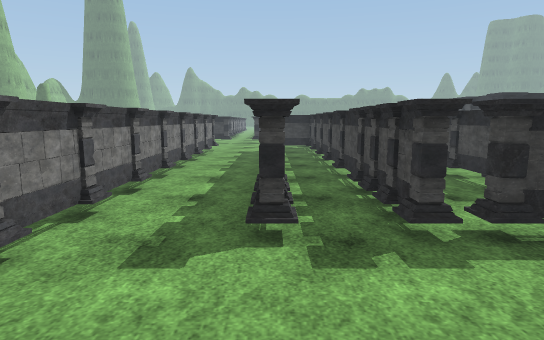
[1] (above)

20 first-person views from a walk through a 3-D level made in the Unity game engine. The camera is 1.5 m above the floor, tilts 8° down and sees 75° across. The floor is counted in squares, 1 m on a side. Each view is taken from the middle of a square. On the plan, view 1 faces up. The plan holds only what a view shows up to about 16 squares ahead; the rest is blank. The place goes on beyond the plan. The player character is not drawn. Some surface patterns are stand-ins.

[2]
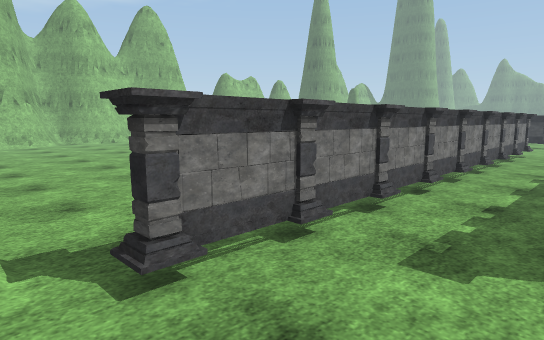

[3]
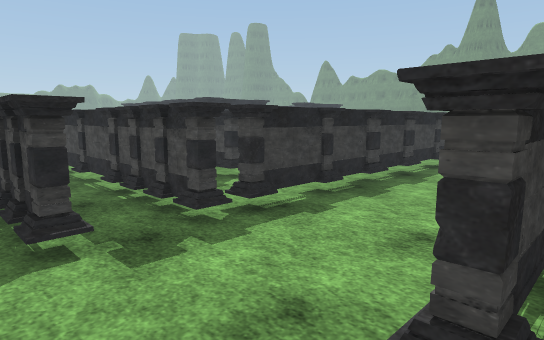

[4]
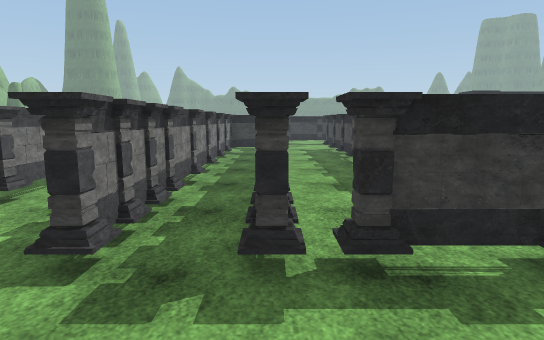

[5]
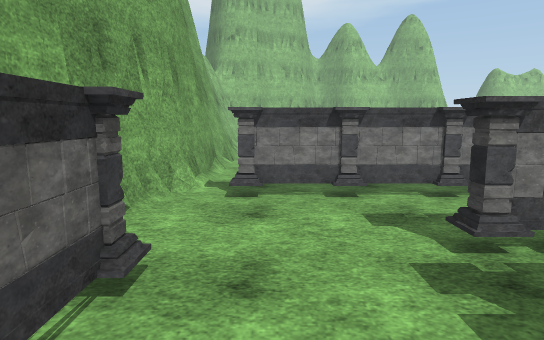

[6]
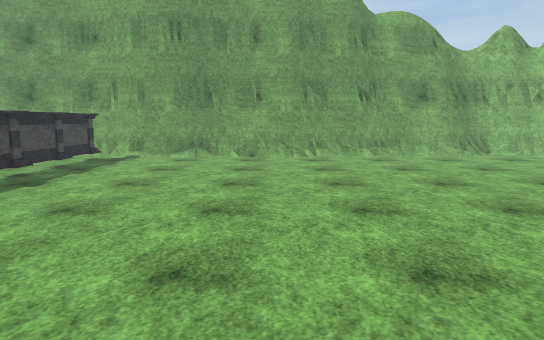

[7]
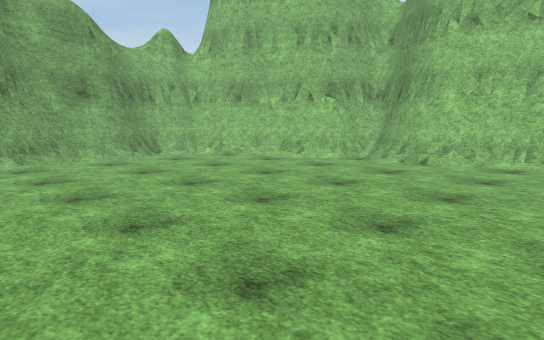

[8]
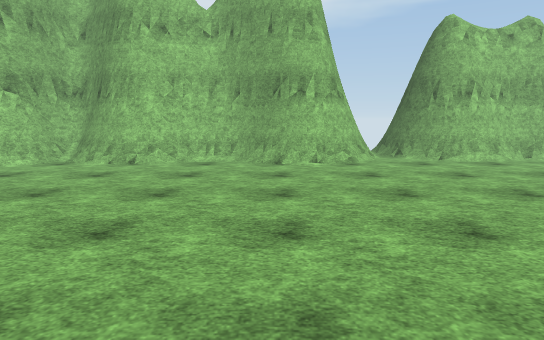

[9]
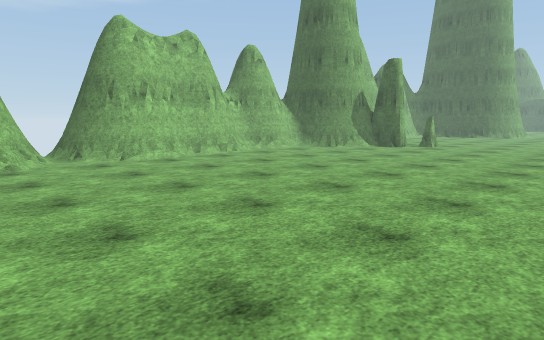

[10]
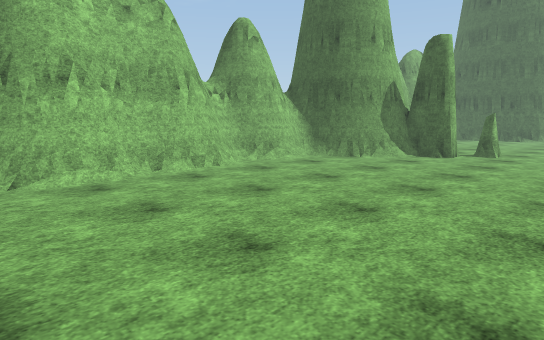

[11]
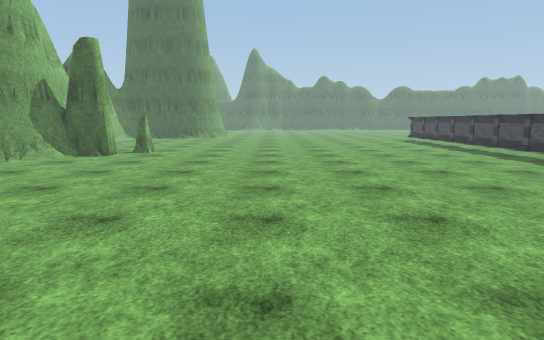

[12]
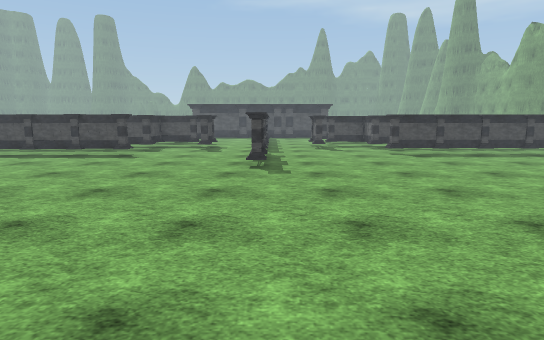

[13]
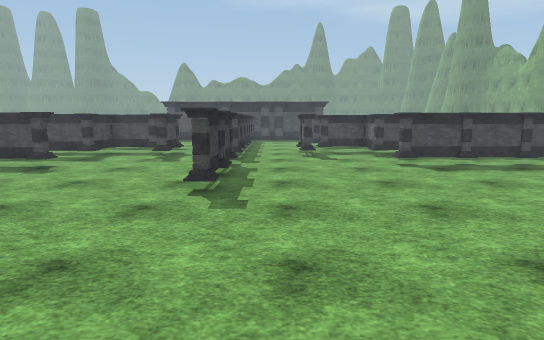

[14]
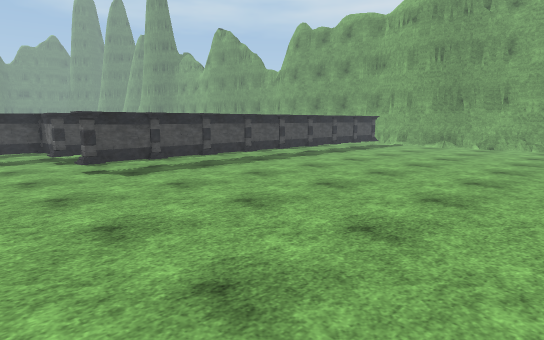

[15]
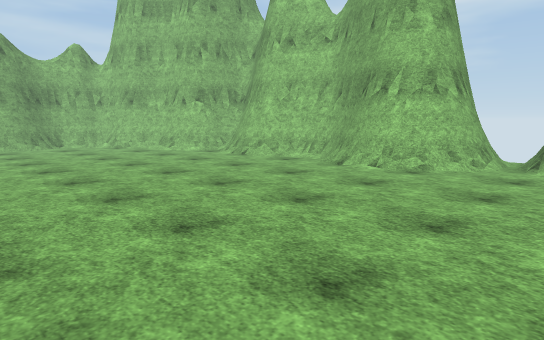

[16]
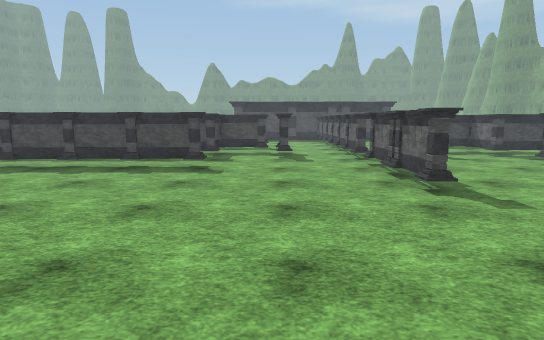

[17]
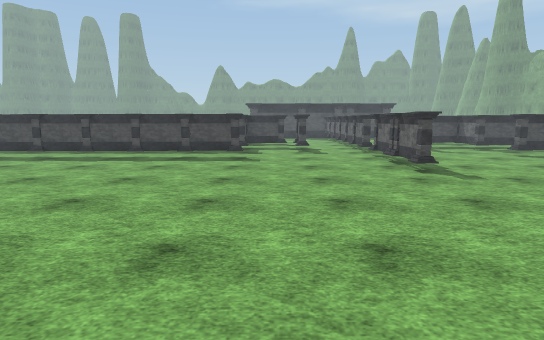

[18]
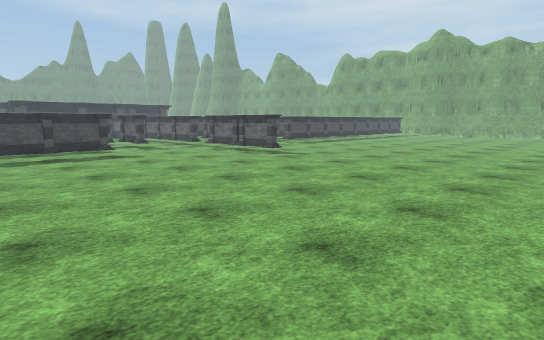

[19]
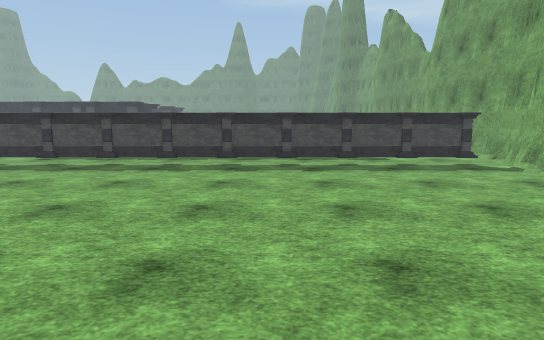

[20]
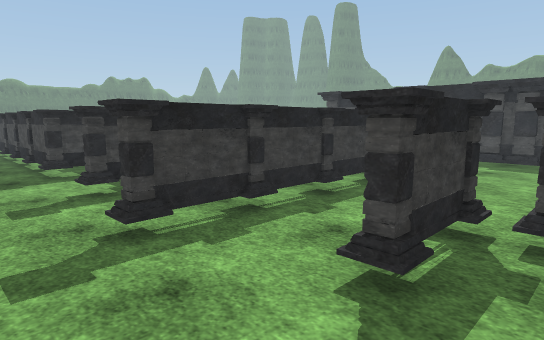

### Floor plan
Key: @ floor where view 1 was taken; # wall or solid block; x gap in a wall; . floor; = window, fence, low wall or low ledge; T thing the floor can be seen under or through.
Columns run from 27 left of view 1 to 5 right of it. Each row starts with its distance up from view 1.
 35     ###=...............TT.#
 34     ###................T..#
 33    ##..................T..#
 32  ###...................T..#
 31 ##=....................T..#
 30 ##.....................T..##
 29 ##.....................#..###
 28 #=..........................
 27 ##..........................
 26 ##........................###
 25 ##...........................
 24 ##..............................
 23  #.................######.TTTTTTT
 22  #=............................
 21 ##=.............................
 20 ##.........................###..
 19 =............................#.
 18 #=...........................#..
 17 ###.....................T..###..#
 16   #=....................T..#.#..#
 15   #=....................T..#.#..#
 14  ##.....................T..#.#..#
 13  #=.....................T..#.#..#
 12  ##.....................T..#.#..
 11  ##.....................T..#.#..
 10   #.....................T..#.#..#
  9   #=....................T..#.#..#
  8   #.....................T..#.#..#
  7   #.....................T..#.#..#
  6   #.....................T..#.#..
  5   ##....................T..#.##.#
  4    #=...................T....####
  3    #=...................T........
  2    ##=..................T........
  1     ##..................x......
  0      #=..=====###########..@###
 -1      ###########        #####

Where each view was taken, in squares from view 1:
view 1: 0 up, 0 right, facing up
view 2: 0 up, 0 right, facing up-left
view 3: 0 up, 1 left, facing up-right
view 4: 1 up, 2 right, facing up
view 5: 2 up, 4 right, facing left
view 6: 15 up, 10 left, facing down
view 7: 14 up, 12 left, facing down-left
view 8: 14 up, 12 left, facing left
view 9: 15 up, 12 left, facing up-left
view 10: 19 up, 16 left, facing up-left
view 11: 19 up, 14 left, facing up
view 12: 23 up, 19 left, facing right
view 13: 22 up, 15 left, facing right
view 14: 21 up, 14 left, facing down-right
view 15: 21 up, 14 left, facing down-left
view 16: 27 up, 15 left, facing right
view 17: 28 up, 18 left, facing right
view 18: 35 up, 19 left, facing down-right
view 19: 8 up, 15 left, facing right
view 20: 19 up, 3 left, facing up-right
